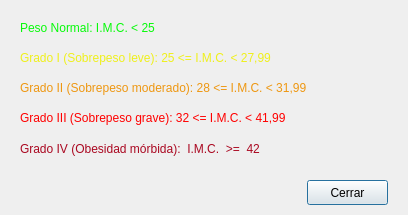
<?xml version="1.0" encoding="UTF-8"?>
<ui version="4.0">
 <class>DialogNivel</class>
 <widget class="QDialog" name="DialogNivel">
  <property name="windowModality">
   <enum>Qt::ApplicationModal</enum>
  </property>
  <property name="geometry">
   <rect>
    <x>0</x>
    <y>0</y>
    <width>408</width>
    <height>215</height>
   </rect>
  </property>
  <property name="focusPolicy">
   <enum>Qt::WheelFocus</enum>
  </property>
  <property name="windowTitle">
   <string>Tabla de niveles según I.M.C.</string>
  </property>
  <widget class="QPushButton" name="pushButton">
   <property name="geometry">
    <rect>
     <x>307</x>
     <y>180</y>
     <width>81</width>
     <height>25</height>
    </rect>
   </property>
   <property name="text">
    <string>Cerrar</string>
   </property>
  </widget>
  <widget class="QLabel" name="label">
   <property name="geometry">
    <rect>
     <x>20</x>
     <y>20</y>
     <width>201</width>
     <height>17</height>
    </rect>
   </property>
   <property name="styleSheet">
    <string notr="true">color: #07fa0a</string>
   </property>
   <property name="text">
    <string>Peso Normal:  I.M.C.  &lt;  25</string>
   </property>
  </widget>
  <widget class="QLabel" name="label_2">
   <property name="geometry">
    <rect>
     <x>20</x>
     <y>50</y>
     <width>331</width>
     <height>17</height>
    </rect>
   </property>
   <property name="styleSheet">
    <string notr="true">color: #eff01b</string>
   </property>
   <property name="text">
    <string>Grado I (Sobrepeso leve):     25  &lt;=   I.M.C.  &lt;  27,99</string>
   </property>
  </widget>
  <widget class="QLabel" name="label_3">
   <property name="geometry">
    <rect>
     <x>20</x>
     <y>80</y>
     <width>361</width>
     <height>17</height>
    </rect>
   </property>
   <property name="styleSheet">
    <string notr="true">color: #ee9711</string>
   </property>
   <property name="text">
    <string>Grado II (Sobrepeso moderado):  28  &lt;=  I.M.C. &lt;  31,99</string>
   </property>
  </widget>
  <widget class="QLabel" name="label_4">
   <property name="geometry">
    <rect>
     <x>20</x>
     <y>110</y>
     <width>341</width>
     <height>17</height>
    </rect>
   </property>
   <property name="styleSheet">
    <string notr="true">color: #ff0000</string>
   </property>
   <property name="text">
    <string>Grado III (Sobrepeso grave):   32  &lt;=   I.M.C.  &lt;  41,99</string>
   </property>
  </widget>
  <widget class="QLabel" name="label_5">
   <property name="geometry">
    <rect>
     <x>20</x>
     <y>140</y>
     <width>294</width>
     <height>17</height>
    </rect>
   </property>
   <property name="styleSheet">
    <string notr="true">color: #aa0821</string>
   </property>
   <property name="text">
    <string>Grado IV (Obesidad mórbida):  I.M.C.  &gt;=  42</string>
   </property>
  </widget>
 </widget>
 <resources/>
 <connections>
  <connection>
   <sender>pushButton</sender>
   <signal>clicked()</signal>
   <receiver>DialogNivel</receiver>
   <slot>accept()</slot>
   <hints>
    <hint type="sourcelabel">
     <x>354</x>
     <y>190</y>
    </hint>
    <hint type="destinationlabel">
     <x>257</x>
     <y>173</y>
    </hint>
   </hints>
  </connection>
 </connections>
</ui>
